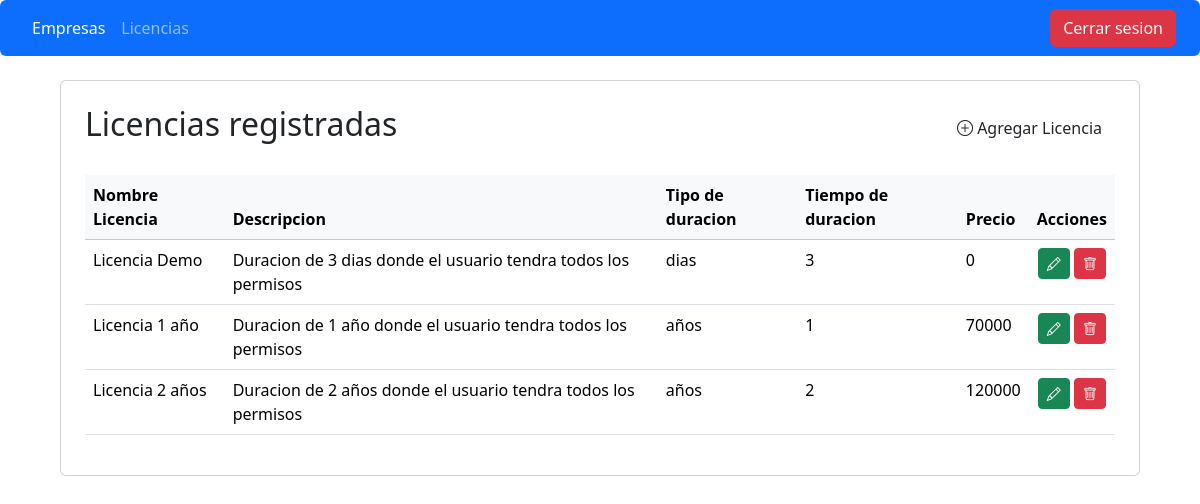
Screenshot of /superadmin/licencias.php (signed in) with the database file from the repository.
### tables this page shows
CREATE TABLE `tipo_licencia` (
  `id_tipo_licencia` int(11) NOT NULL,
  `nombre_tipo_licencia` varchar(50) NOT NULL,
  `tipo_duracion` varchar(10) NOT NULL,
  `duracion` int(10) NOT NULL,
  `descripcion` varchar(300) NOT NULL,
  `precio` int(11) NOT NULL
);

### superadmin/licencias.php (the view, shortened to what this page needs)
<?php
$conex = new Database;
$con = $conex->conectar();
$sql = $con->prepare("SELECT * FROM tipo_licencia t");
$sql->execute();
$licencias = $sql->fetchAll(PDO::FETCH_ASSOC);
?>
<!DOCTYPE html>
<html lang="en">
<head>
    <link href="https://cdn.jsdelivr.net/npm/bootstrap@5.3.2/dist/css/bootstrap.min.css" rel="stylesheet">
    <link rel="stylesheet" href="https://cdn.jsdelivr.net/npm/bootstrap-icons@1.11.1/font/bootstrap-icons.css">
</head>
<body class="container-fluid">
    <nav class="navbar navbar-expand-lg navbar-dark bg-primary mb-4 rounded">
        <div class="container-fluid">
            <div class="collapse navbar-collapse" id="navbarNav">
                <ul class="navbar-nav ms-4 me-auto">
                    <li class="nav-item">
                        <a class="nav-link active" href="index.php">Empresas</a>
                    </li>
                    <li class="nav-item">
                        <a class="nav-link" href="licencias.php">Licencias</a>
                    </li>
                </ul>
                <div class="d-flex">
                    <a href="../include/exit.php" class="btn btn-danger me-4">Cerrar sesion</a>
                </div>
            </div>
        </div>
    </nav>
    <section class="card p-4 mx-auto" style="max-width: 90%;">
        <div class="d-flex justify-content-between align-items-center mb-4">
            <h2>Licencias registradas</h2>
            <a href="agg_licencia.php" class="btn "><i class="bi bi-plus-circle"></i> Agregar Licencia</a>
        </div>
        <table class="table table-hover">
            <thead class="table-light">
                <tr>
                    <th>Nombre Licencia</th>
                    <th>Descripcion</th>
                    <th>Tipo de duracion</th>
                    <th>Tiempo de duracion</th>
                    <th>Precio</th>
                    <th class="text-center">Acciones</th>
                </tr>
            </thead>
            <tbody>
                <?php if(count($licencias) > 0): ?>
                    <?php foreach($licencias as $licencia): ?>
                        <tr>
                            <td><?php echo $licencia['nombre_tipo_licencia']; ?></td>
                            <td><?php echo $licencia['descripcion']; ?></td>
                            <td><?php echo $licencia['tipo_duracion'];?></td>
                            <td><?php echo $licencia['duracion'];?></td>
                            <td><?php echo $licencia['precio']; ?></td>
                            <td class="text-center">
                                <a href="editar_licencia.php?id=<?php echo $licencia['id_tipo_licencia']; ?>" class="btn btn-sm btn-success"><i class="bi bi-pencil"></i></a>
                                <form method="POST" style="display:inline;">
                                    <button type="submit" name="eliminar" class="btn btn-sm btn-danger" onclick="return confirm('¿Está seguro de eliminar esta licencia?')"><i class="bi bi-trash"></i></button>
                                </form>
                            </td>
                        </tr>
                    <?php endforeach; ?>
                <?php else: ?>
                    <tr>
                        <td colspan="6" class="text-center">No hay licencias registradas</td>
                    </tr>
                <?php endif; ?>
            </tbody>
        </table>
    </section>
</body>
</html>

### superadmin/licencias.php (style rules this page uses)
.container-fluid { padding-left: 0; padding-right: 0; }

### rows the page displays
tipo_licencia: nombre_tipo_licencia "Licencia Demo", descripcion "Duracion de 3 dias donde el usuario tendra todos los permisos", tipo_duracion "dias", duracion "3", precio "0"
tipo_licencia: nombre_tipo_licencia "Licencia 1 año", descripcion "Duracion de 1 año donde el usuario tendra todos los permisos", tipo_duracion "años", duracion "1", precio "70000"
tipo_licencia: nombre_tipo_licencia "Licencia 2 años", descripcion "Duracion de 2 años donde el usuario tendra todos los permisos", tipo_duracion "años", duracion "2", precio "120000"
